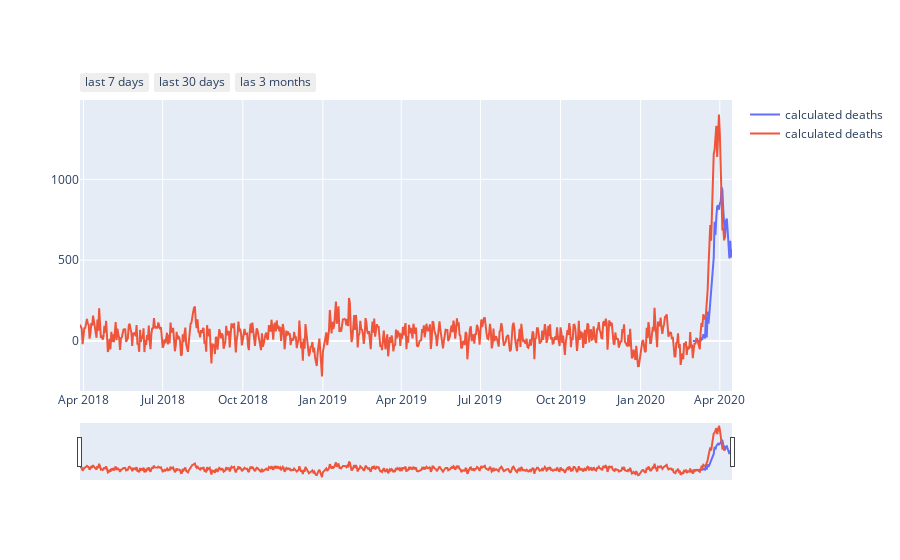

Here is the notebook cell this chart was saved with:
### Code cell
# Create traces
fig = go.Figure()
fig.add_trace(go.Scatter(x=official_data["date"], y=official_data["official_deaths"],
                    mode='lines',
                    name='calculated deaths'))
fig.add_trace(go.Scatter(x=mortality["date"], y=mortality["covid_deaths"],
                    mode='lines',
                    name='calculated deaths'))

fig.update_xaxes(
    rangeslider_visible=True,
    rangeselector=dict(
        buttons=list([
            dict(count=7, label="last 7 days", step="day", stepmode="backward"),
            dict(count=1, label="last 30 days", step="month", stepmode="backward"),
            dict(count=3, label="las 3 months", step="month", stepmode="backward"),        ])
    )
)

fig.show()

### Figure 1 — Plotly figure (JSON) as saved in the notebook; plotly's stock layout.template omitted (floating-point values rounded to 4 significant figures; data arrays with more than 128 entries replaced by an {"elided": "..."} marker saying what was removed)
{"data": [{"mode": "lines", "name": "calculated deaths", "type": "scatter", "x": ["2020-03-01T00:00:00", "2020-03-02T00:00:00", "2020-03-03T00:00:00", "2020-03-04T00:00:00", "2020-03-05T00:00:00", "2020-03-06T00:00:00", "2020-03-07T00:00:00", "2020-03-08T00:00:00", "2020-03-09T00:00:00", "2020-03-10T00:00:00", "2020-03-11T00:00:00", "2020-03-12T00:00:00", "2020-03-13T00:00:00", "2020-03-14T00:00:00", "2020-03-15T00:00:00", "2020-03-16T00:00:00", "2020-03-17T00:00:00", "2020-03-18T00:00:00", "2020-03-19T00:00:00", "2020-03-20T00:00:00", "2020-03-21T00:00:00", "2020-03-22T00:00:00", "2020-03-23T00:00:00", "2020-03-24T00:00:00", "2020-03-25T00:00:00", "2020-03-26T00:00:00", "2020-03-27T00:00:00", "2020-03-28T00:00:00", "2020-03-29T00:00:00", "2020-03-30T00:00:00", "2020-03-31T00:00:00", "2020-04-01T00:00:00", "2020-04-02T00:00:00", "2020-04-03T00:00:00", "2020-04-04T00:00:00", "2020-04-05T00:00:00", "2020-04-06T00:00:00", "2020-04-07T00:00:00", "2020-04-08T00:00:00", "2020-04-09T00:00:00", "2020-04-10T00:00:00", "2020-04-11T00:00:00", "2020-04-12T00:00:00", "2020-04-13T00:00:00", "2020-04-14T00:00:00", "2020-04-15T00:00:00"], "y": [0, 0, 0, 0, 1, 2, 2, 0, 0, 23, 7, 12, 37, 37, 15, 152, 21, 182, 107, 169, 235, 324, 394, 462, 514, 738, 655, 769, 832, 838, 812, 849, 864, 950, 932, 809, 674, 637, 743, 757, 683, 605, 510, 619, 517, 567]}, {"mode": "lines", "name": "calculated deaths", "type": "scatter", "x": {"elided": "742 str values"}, "y": {"elided": "742 float values"}}], "layout": {"xaxis": {"rangeselector": {"buttons": [{"count": 7, "label": "last 7 days", "step": "day", "stepmode": "backward"}, {"count": 1, "label": "last 30 days", "step": "month", "stepmode": "backward"}, {"count": 3, "label": "las 3 months", "step": "month", "stepmode": "backward"}]}, "rangeslider": {"visible": true}}}}
